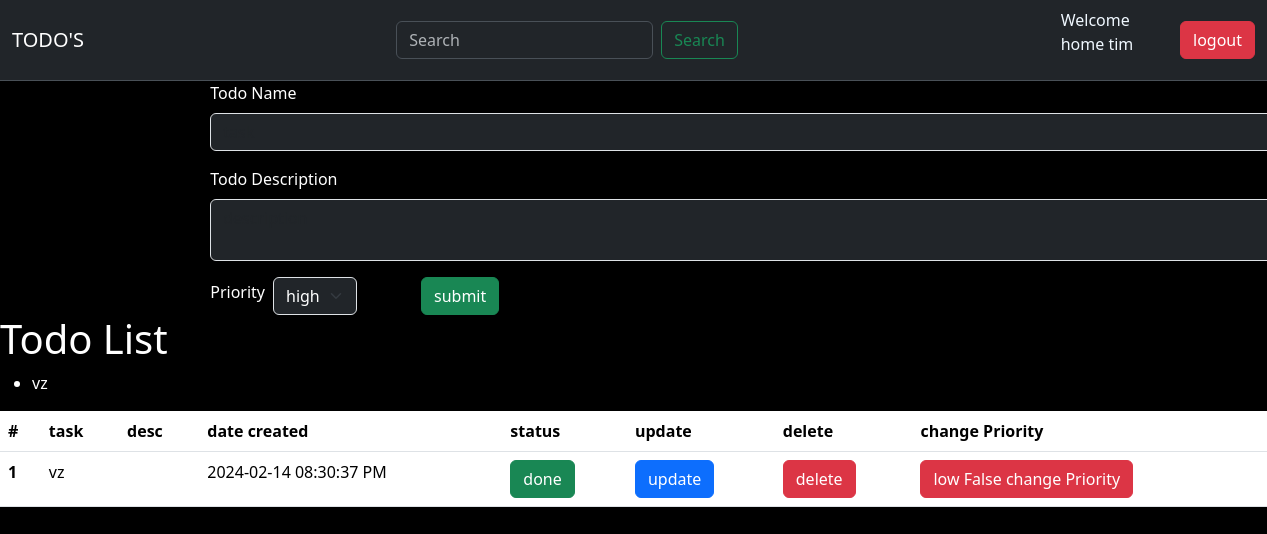
The app's page /home (signed in), older data.
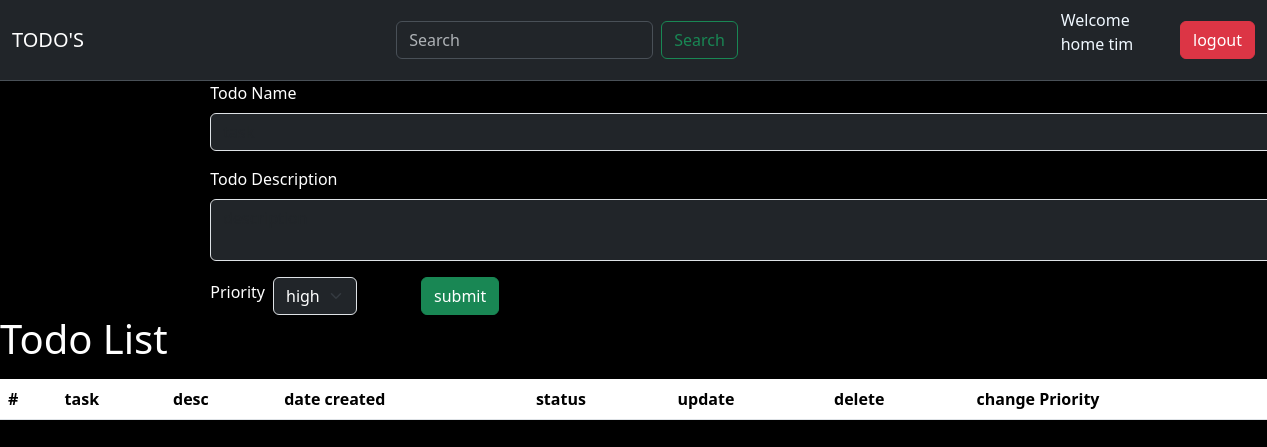
The same page, newer data.
### app.py (models this page shows, shortened)
class User(UserMixin, db.Model):
    id = db.Column(db.Integer, primary_key=True)
    username = db.Column(db.String(100), unique=True, nullable=False)
    email = db.Column(db.String(100), unique=True, nullable=False)
    password_hash = db.Column(db.Text(), nullable=False)
    todos = db.relationship('todo', backref='user', lazy=True)

class todo(db.Model):
    id = db.Column(db.Integer, primary_key=True)
    user_id = db.Column(db.Integer, db.ForeignKey('user.id'), nullable=False)
    todo_task = db.Column(db.String(500),nullable=False )
    todo_desc = db.Column(db.String(500),nullable=False )
    todo_status = db.Column(db.Boolean,nullable=False ,default=False)
    todo_pry = db.Column(db.Boolean,nullable=False ,default=False)
    date_created = db.Column(db.String(300), default=datetime.utcnow)

### app.py (the view, shortened to what this page needs)
@login_required
@app.route("/home",methods=['GET','POST'])
def index():
    allinfo = todo.query.filter_by(user_id=current_user.id).all()
    return render_template('index.html',todos=allinfo,name=current_user.username)

### app.py (called while the page is built)
@login_manager.user_loader
def load_user(user_id):
    return User.query.get(int(user_id))

### templates/index.html (shortened to what this page needs)
<!DOCTYPE html>
<html lang="en">
<head>
    <link href="https://cdn.jsdelivr.net/npm/bootstrap@5.3.2/dist/css/bootstrap.min.css" rel="stylesheet"
>
</head>
<body style="background-color: black; color: white;">
    <nav class="navbar bg-dark border-bottom border-body " data-bs-theme="dark">
        <div class="container-fluid">
          <a class="navbar-brand">TODO'S</a>
          <form class="d-flex"  action="/search" >
            <input class="form-control me-2" type="search" name="query"  placeholder="Search" aria-label="Search">
            <button class="btn btn-outline-success" type="submit">Search</button>
          </form>
          <div style="display: flex; align-items: center; justify-content: center; padding: auto;">
            <p style="color: aliceblue; padding: 0% 12%;">Welcome home {{name}}</p>
            <a href="/logout"><button class="btn btn-danger">logout</button></a>
          </div>
        </div>
      </nav>
<div class="form" style="width: 56%;
display: flex;
justify-content: center;
align-items: center;" >
    <form action="/home" method="POST">
    <div class="mb-3 alt" >
        <label for="exampleFormControlInput1" class="form-label  ">Todo Name</label>
        <input type="text" class="form-control bg-dark border-bottom border-body alt" name="todo" id="exampleFormControlInput1"  style="color: white; @media screen and (max-width: 600px){
                width: 135%;
        };
        opacity: 1;"  placeholder="task">
      </div>
      <div class="mb-3 alt">
        <label for="exampleFormControlInput1" class="form-label">Todo Description</label>
      <textarea style=" color: white;" type="text" class="form-control bg-dark border-bottom alt border-body" name="desc"  placeholder="description" ></textarea>
      </div>
<div style="display: flex;align-items: center; justify-content: center; gap: 4rem;">
    <div style="display: flex;align-items: center; justify-content: center; gap: 0.5rem;">
    <label for="exampleFormControlInput1" class="form-label"  > Priority</label>
      <select name="pry"  class="form-select bg-dark border-bottom border-body" aria-label="Default select example" style="color: white;">
        <option selected value="high">high</option>
      </select>
    </div>
      <button type="submit" class="btn btn-success">submit</button>
    </div>
    </form>
</div>
<h1>Todo List</h1>
<ul>
    {% for todo in todos %}
    <li class="todo">
        {{ todo.todo_task }}
    </li>
    {% endfor %}
</ul>
    <table class="table">
        <thead>
            <tr>
                <th scope="col">#</th>
                <th scope="col">task</th>
                <th scope="col">desc</th>
                <th scope="col">date created</th>
                <th scope="col">status</th>
                <th scope="col">update</th>
                <th scope="col">delete</th>
                <th scope="col">change Priority</th>
            </tr>
        </thead>
        <tbody>
            {% for todo in todos %}
            {% if todo.todo_pry==False %}
            {% if todo.todo_status==True %}
            <tr style="text-decoration: line-through;">
                {% else %}
            <tr style="background-color: rgb(247, 241, 241);">
                {% endif %}
                <th scope="row">{{loop.index}}</th>
                <td>{{todo.todo_task}}</td>
                <td>{{todo.todo_desc}}</td>
                <td>{{todo.date_created }}</td>
                {% if todo.todo_status==True %}
                <td><a href="/todo/undone/{{todo.id}}"><button class="btn btn-secondary">undone</button></a></td>
                <td><button disabled class="btn btn-primary">update</button></td>
                {% else %}
                <td><a href="/todo/done/{{todo.id}}"><button class="btn btn-success">done</button></a></td>
                <td><a href="/todo/update/{{todo.id}}"><button class="btn btn-primary">update</button></a></td>
                {% endif %}
                <td><a href="/todo/delete/{{todo.id}}"><button class="btn btn-danger">delete</button></a></td>
                <td><a href="/todo/change/{{todo.id}}"><button class="btn btn-danger"> {% if todo.todo_pry==True %}
                            high {{todo.todo_pry}}
                            {% else %}
                            low {{todo.todo_pry}}
                            {% endif %} change Priority</button></a></td>
            </tr>
            {% endif %}
            {% endfor %}
        </tbody>
    </table>
</body>
</html>

### templates/index.html (style rules this page uses)
::placeholder { color: red; opacity: 1; }
.alt { width: 192%; }

Row changes from the older to the newer data that the page shows:
removed todo: todo_task "vz", date_created "2024-02-14 08:30:37 PM", todo_pry "False"
